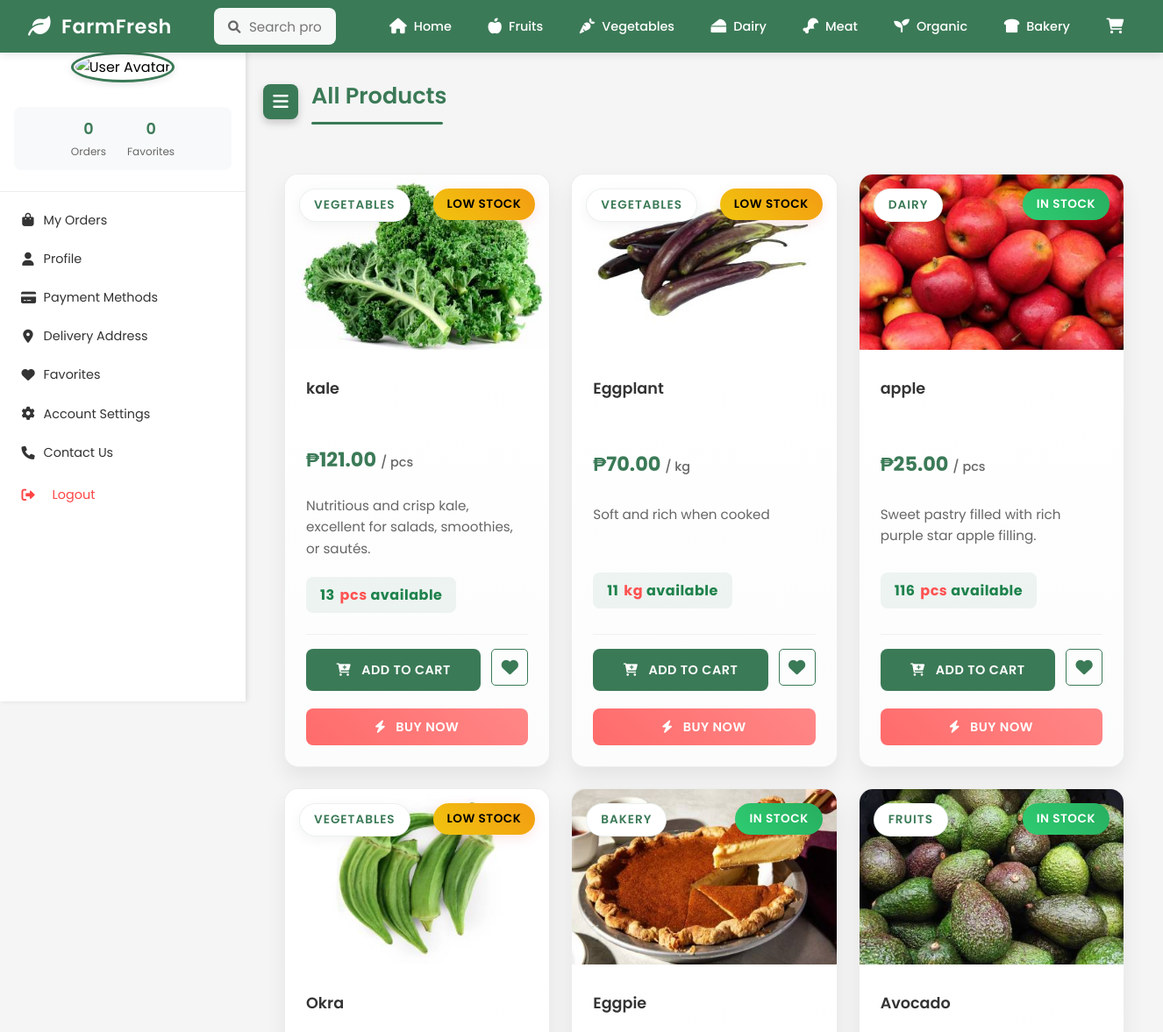
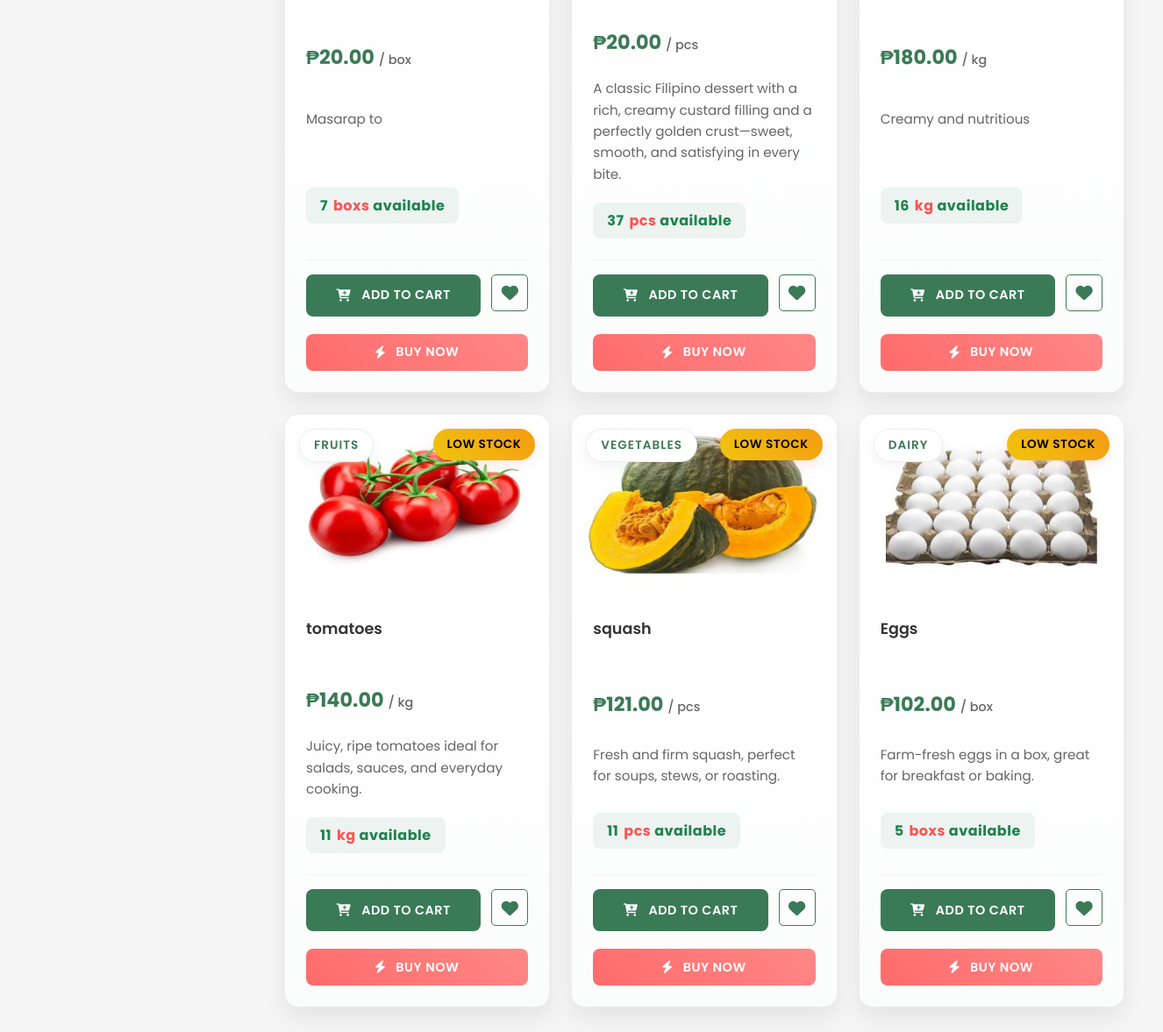
The page /user-dashboard/user.php (signed in) on the database its author committed (2 pictures, top to bottom).
### tables this page shows
CREATE TABLE `products` (
  `id` int(11) NOT NULL,
  `name` varchar(100) NOT NULL,
  `category` varchar(50) NOT NULL,
  `price` decimal(10,2) NOT NULL,
  `unit` varchar(10) NOT NULL,
  `stock` int(11) NOT NULL DEFAULT 0,
  `status` enum('In Stock','Low Stock','Out of Stock') NOT NULL DEFAULT 'In Stock',
  `description` text DEFAULT NULL,
  `image_path` varchar(255) DEFAULT NULL,
  `created_at` timestamp NOT NULL DEFAULT current_timestamp(),
  `updated_at` timestamp NULL DEFAULT NULL ON UPDATE current_timestamp()
);

### user-dashboard/user.php (the view, shortened to what this page needs)
<?php
require_once '../connect.php';
$user_id = $_SESSION['user_id'];
$stmt = $conn->prepare("SELECT * FROM users WHERE user_id = ?");
$stmt->bind_param("i", $user_id);
$stmt->execute();
$result = $stmt->get_result();
$user = $result->fetch_assoc();
$orderCount = 0;
try {
    $orderStmt = $conn->prepare("SELECT COUNT(*) as order_count FROM orders WHERE user_id = ?");
    $orderStmt->bind_param("i", $user_id);
    $orderStmt->execute();
    $orderResult = $orderStmt->get_result();
    $orderCount = $orderResult->fetch_assoc()['order_count'];
} catch (Exception $e) {
    error_log("Error getting order count: " . $e->getMessage());
}
try {
    $conn->query("SELECT 1 FROM favorites LIMIT 1");
} catch (Exception $e) {
    $createTableSQL = "CREATE TABLE IF NOT EXISTS favorites (
        favorite_id INT AUTO_INCREMENT PRIMARY KEY,
        user_id INT NOT NULL,
        product_id INT NOT NULL,
        created_at TIMESTAMP DEFAULT CURRENT_TIMESTAMP,
        FOREIGN KEY (user_id) REFERENCES users(user_id) ON DELETE CASCADE,
        FOREIGN KEY (product_id) REFERENCES products(id) ON DELETE CASCADE
    )";
    $conn->query($createTableSQL);
}
$favoriteCount = 0;
try {
    $favoriteStmt = $conn->prepare("SELECT COUNT(*) as favorite_count FROM favorites WHERE user_id = ?");
    $favoriteStmt->bind_param("i", $user_id);
    $favoriteStmt->execute();
    $favoriteResult = $favoriteStmt->get_result();
    $favoriteCount = $favoriteResult->fetch_assoc()['favorite_count'];
} catch (Exception $e) {
    error_log("Error getting favorite count: " . $e->getMessage());
}
$favoritedProducts = [];
?>
<!DOCTYPE html>
<html lang="en">
<head>
    <link rel="stylesheet" href="https://cdnjs.cloudflare.com/ajax/libs/font-awesome/6.0.0/css/all.min.css">
    <link rel="stylesheet" href="../css/user.css">
</head>
<body>
    <header class="header">
        <div class="logo">
            <i class="fa-solid fa-leaf"></i>
            FarmFresh
        </div>
        <div class="search-bar">
            <input type="text" id="searchInput" placeholder="Search products...">
        </div>
        <nav class="nav-menu">
            <a href="user.php"><i class="fa-solid fa-house"></i> Home</a>
            <a href="category/php/fruits.php"><i class="fa-solid fa-apple-whole"></i> Fruits</a>
            <a href="category/php/vegetables.php"><i class="fa-solid fa-carrot"></i> Vegetables</a>
            <a href="category/php/dairy.php"><i class="fa-solid fa-cheese"></i> Dairy</a>
            <a href="category/php/meat.php"><i class="fa-solid fa-drumstick-bite"></i> Meat</a>
            <a href="category/php/organic.php"><i class="fa-solid fa-seedling"></i> Organic</a>
            <a href="category/php/bakery.php"><i class="fa-solid fa-bread-slice"></i> Bakery</a>
            <a href="category/php/cart.php"><i class="fa-solid fa-cart-shopping"></i></a>
        </nav>
    </header>
    <div class="container">
        <aside class="sidebar">
            <div class="user-info">
                <img src="<?php echo !empty($user['profile_image']) ? '../' . $user['profile_image'] : '../assets/images/default-avatar.jpg'; ?>"
                     alt="User Avatar" class="user-avatar">
                <div class="user-stats">
                    <div class="stat">
                        <div class="stat-number"><?php echo $orderCount; ?></div>
                        <div class="stat-label">Orders</div>
                    </div>
                    <div class="stat">
                        <div class="stat-number"><?php echo $favoriteCount; ?></div>
                        <div class="stat-label">Favorites</div>
                    </div>
                </div>
            </div>
            <ul class="menu-items">
                <li><a href="orders.php"><i class="fa-solid fa-bag-shopping"></i> My Orders</a></li>
                <li><a href="profile.php"><i class="fa-solid fa-user"></i> Profile</a></li>
                <li><a href="payment.php"><i class="fa-solid fa-credit-card"></i> Payment Methods</a></li>
                <li><a href="address.php"><i class="fa-solid fa-location-dot"></i> Delivery Address</a></li>
                <li><a href="favorite.php"><i class="fa-solid fa-heart"></i> Favorites</a></li>
                <li><a href="settings.php"><i class="fa-solid fa-gear"></i> Account Settings</a></li>
                <li><a href="contact.php"><i class="fa-solid fa-phone"></i> Contact Us</a></li>
                <li><a href="#" onclick="showLogoutModal(); return false;" class="logout-link">
                    <i class="fa-solid fa-right-from-bracket"></i> Logout
                </a></li>
            </ul>
        </aside>
        <main class="main-content">
            <div class="section-header">
                <button class="toggle-btn" id="sidebarToggle">
                    <i class="fa-solid fa-bars"></i>
                </button>
                <h2 class="section-title">All Products</h2>
            </div>
            <div class="products-grid">
                <?php
                $products_per_page = 12;
                $current_page = isset($_GET['page']) ? (int)$_GET['page'] : 1;
                $offset = ($current_page - 1) * $products_per_page;
                $query = "SELECT * FROM products ORDER BY RAND() LIMIT ? OFFSET ?";
                $stmt = $conn->prepare($query);
                $stmt->bind_param("ii", $products_per_page, $offset);
                $stmt->execute();
                $result = $stmt->get_result();
                if ($result && $result->num_rows > 0) {
                    while ($product = $result->fetch_assoc()) {
                        $statusClass = '';
                        $badgeText = '';
                        if ($product['stock'] <= 0) {
                            $statusClass = 'out-of-stock';
                            $badgeText = 'Out of Stock';
                        } elseif ($product['stock'] <= 15) {
                            $statusClass = 'low-stock';
                            $badgeText = 'Low Stock';
                        } else {
                            $statusClass = 'in-stock';
                            $badgeText = 'In Stock';
                        }
                        $unit = $product['unit'];
                        $plural_units = ['pcs', 'kg', 'g', 'l', 'ml', 'boxes', 'packs'];
                        $display_unit = in_array(strtolower($unit), $plural_units) ? $unit : $unit . 's';
                        ?>
                        <div class="product-card <?php echo $statusClass; ?>"
                             data-product-id="<?php echo htmlspecialchars($product['id']); ?>"
                             data-stock="<?php echo htmlspecialchars($product['stock']); ?>"
                             data-unit="<?php echo htmlspecialchars($product['unit']); ?>">
                            <span class="stock-badge"><?php echo $badgeText; ?></span>
                            <img src="../<?php echo $product['image_path']; ?>" alt="<?php echo $product['name']; ?>" class="product-image">
                            <div class="product-info">
                                <span class="product-category"><?php echo $product['category']; ?></span>
                                <h3 class="product-title"><?php echo $product['name']; ?></h3>
                                <p class="product-price">
                                    ₱<?php echo number_format($product['price'], 2); ?>
                                    <span class="product-unit">/ <?php echo $product['unit']; ?></span>
                                </p>
                                <p class="product-description"><?php echo $product['description']; ?></p>
                                <p class="stock-status">
                                    <?php
                                    if ($product['stock'] > 0) {
                                        echo '<span class="product-availability" style="color:#1e824c;font-weight:700;">' . $product['stock'] .
                                            ' <span class="unit" style="color:#ff5252;">' . htmlspecialchars($display_unit) . '</span> available</span>';
                                    } else {
                                        echo '<span class="product-availability" style="color:#ff4444;font-weight:700;">Currently unavailable</span>';
                                    }
                                    ?>
                                </p>
                                <div class="product-actions">
                                    <button class="cart-btn"
                                        data-product-id="<?php echo $product['id']; ?>"
                                        <?php echo ($product['stock'] <= 0) ? 'disabled' : ''; ?>>
                                        <i class="fa-solid fa-cart-plus"></i>
                                        <?php echo ($product['stock'] > 0) ? 'Add to Cart' : 'Out of Stock'; ?>
                                    </button>
                                    <button class="favorite-btn <?php echo in_array($product['id'], $favoritedProducts) ? 'active' : ''; ?>"
                                        data-product-id="<?php echo $product['id']; ?>"
                                        title="<?php echo in_array($product['id'], $favoritedProducts) ? 'Remove from Favorites' : 'Add to Favorites'; ?>">
                                        <i class="fa-solid fa-heart"></i>
                                    </button>
                                    <button
                                        class="buy-btn"
                                        data-product-id="<?php echo $product['id']; ?>"
                                        data-stock="<?php echo $product['stock']; ?>"
                                        data-name="<?php echo htmlspecialchars($product['name']); ?>"
                                        data-price="<?php echo htmlspecialchars($product['price']); ?>"
                                        data-image="../<?php echo htmlspecialchars($product['image_path']); ?>"
                                        data-unit="<?php echo htmlspecialchars($product['unit']); ?>"
                                        <?php echo ($product['stock'] <= 0) ? 'disabled' : ''; ?>
                                    >
                                        <i class="fa-solid fa-bolt"></i> Buy Now
                                    </button>
                                </div>
                            </div>
                        </div>
                        <?php
                    }
                    ?>
                    <?php
                } else {
                    echo '<p class="no-products">No products available at this time.</p>';
                }
                ?>
            </div>
        </main>
    </div>
</body>
</html>

### user-dashboard/user.php (style rules this page uses)
.menu-items .logout-link i { margin-right: 10px; }
.sidebar { width: 280px; background: white; height: 100vh; position: fixed; left: 0; top: 0; transition: all 0.3s ease; z-index: 999; padding-top: 15px; box-shadow: 2px 0 5px rgba(0,0,0,0.1); overflow-y: auto; }
.toggle-btn { background: var(--primary-color, #3b7a57); color: white; border: none; width: 40px; height: 40px; border-radius: 0 8px 8px 0; cursor: pointer; display: flex; align-items: center; justify-content: center; box-shadow: 2px 0 10px rgba(0,0,0,0.1); transition: all 0.3s ease; }
.toggle-btn i { font-size: 20px; transition: transform 0.3s ease; }
.user-info { text-align: center; padding: 1.5rem 1rem; border-bottom: 1px solid #eee; margin-top: 20px; }
.user-avatar { width: 80px; height: 80px; border-radius: 50%; margin-bottom: 0.75rem; object-fit: cover; border: 3px solid var(--primary-color, #3b7a57); padding: 2px; background: white; box-shadow: 0 2px 8px rgba(0,0,0,0.1); }
.user-stats { display: flex; justify-content: center; gap: 1.5rem; margin-top: 0.75rem; padding: 0.75rem; background: #f8f9fa; border-radius: 8px; }
.stat { text-align: center; }
.stat-number { font-weight: 600; color: var(--primary-color, #3b7a57); font-size: 1.1rem; }
.stat-label { font-size: 0.75rem; color: #666; margin-top: 0.25rem; }
.menu-items { list-style: none; padding: 0.75rem; }
.menu-items li { margin-bottom: 0.25rem; }
.menu-items a { display: flex; align-items: center; gap: 0.6rem; padding: 0.6rem 0.75rem; color: var(--text-color, #333); text-decoration: none; border-radius: 5px; transition: all 0.3s; font-size: 0.9rem; }
.menu-items i { width: 16px; text-align: center; font-size: 0.95rem; }
.menu-items .logout-link { color: #ff4444; margin-top: 0.5rem; }
.main-content { margin-left: 280px; padding: 20px; transition: all 0.3s ease; }

### rows shown on the page
products: stock "LOW STOCK", image_path+name (picture), category "VEGETABLES", name "kale", price "121.00", unit "pcs", description "Nutritious and crisp kale, excellent for salads, smoothies, or sautés.", stock "13", shows "ADD TO CART"
products: stock "LOW STOCK", image_path (picture), category "VEGETABLES", name "Eggplant", price "70.00", unit "kg", description "Soft and rich when cooked", stock "11", shows "ADD TO CART"
products: stock "IN STOCK", image_path+name (picture), category "DAIRY", name "apple", price "25.00", unit "pcs", description "Sweet pastry filled with rich purple star apple filling.", stock "116", shows "ADD TO CART"
products: stock "LOW STOCK", image_path (picture), category "VEGETABLES", name "Okra", price "20.00", unit "box", description "Masarap to", stock "7", unit "boxs", shows "ADD TO CART"
products: stock "IN STOCK", image_path (picture), category "BAKERY", name "Eggpie", price "20.00", unit "pcs", description "A classic Filipino dessert with a rich, creamy custard filling and a perfectly golden crust—sweet, smooth, and satisfying in every bite.", stock "37", shows "ADD TO CART"
products: stock "IN STOCK", image_path (picture), category "FRUITS", name "Avocado", price "180.00", unit "kg", description "Creamy and nutritious", stock "16", shows "ADD TO CART"
products: stock "LOW STOCK", image_path+name (picture), category "FRUITS", name "tomatoes", price "140.00", unit "kg", description "Juicy, ripe tomatoes ideal for salads, sauces, and everyday cooking.", stock "11", shows "ADD TO CART"
products: stock "LOW STOCK", image_path+name (picture), category "VEGETABLES", name "squash", price "121.00", unit "pcs", description "Fresh and firm squash, perfect for soups, stews, or roasting.", stock "11", shows "ADD TO CART"
products: stock "LOW STOCK", image_path (picture), category "DAIRY", name "Eggs", price "102.00", unit "box", description "Farm-fresh eggs in a box, great for breakfast or baking.", stock "5", unit "boxs", shows "ADD TO CART"

### other values the page prints
$orderCount "0"
$favoriteCount "0"
